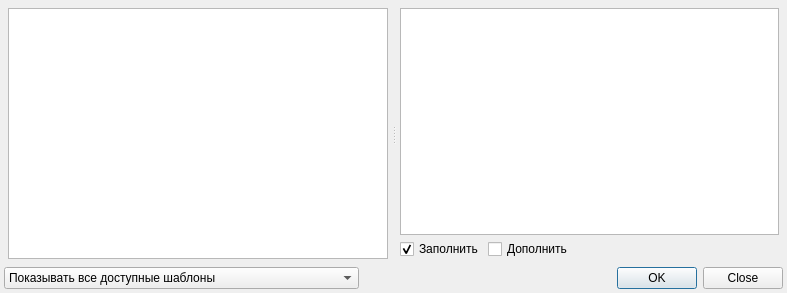
<?xml version="1.0" encoding="UTF-8"?>
<ui version="4.0">
 <class>ActionTemplateSelectDialog</class>
 <widget class="QDialog" name="ActionTemplateSelectDialog">
  <property name="geometry">
   <rect>
    <x>0</x>
    <y>0</y>
    <width>787</width>
    <height>293</height>
   </rect>
  </property>
  <property name="windowTitle">
   <string>Загрузка шаблона действия</string>
  </property>
  <property name="sizeGripEnabled">
   <bool>false</bool>
  </property>
  <layout class="QGridLayout" name="gridLayout_2">
   <item row="0" column="0" colspan="2">
    <widget class="QSplitter" name="splitter_2">
     <property name="orientation">
      <enum>Qt::Horizontal</enum>
     </property>
     <widget class="QWidget" name="pnlTreeItems" native="true">
      <layout class="QHBoxLayout" name="horizontalLayout">
       <item>
        <widget class="CTreeView" name="treeItems">
         <property name="autoScroll">
          <bool>true</bool>
         </property>
         <property name="editTriggers">
          <set>QAbstractItemView::NoEditTriggers</set>
         </property>
        </widget>
       </item>
      </layout>
     </widget>
     <widget class="QWidget" name="pnlItems" native="true">
      <layout class="QGridLayout" name="gridLayout">
       <item row="1" column="1">
        <widget class="QCheckBox" name="chkAddProperties">
         <property name="text">
          <string>Дополнить</string>
         </property>
        </widget>
       </item>
       <item row="1" column="0">
        <widget class="QCheckBox" name="chkFillProperties">
         <property name="text">
          <string>Заполнить</string>
         </property>
         <property name="checked">
          <bool>true</bool>
         </property>
        </widget>
       </item>
       <item row="1" column="2">
        <spacer name="horizontalSpacer">
         <property name="orientation">
          <enum>Qt::Horizontal</enum>
         </property>
         <property name="sizeHint" stdset="0">
          <size>
           <width>40</width>
           <height>20</height>
          </size>
         </property>
        </spacer>
       </item>
       <item row="0" column="0" colspan="3">
        <widget class="QSplitter" name="splitter">
         <property name="orientation">
          <enum>Qt::Vertical</enum>
         </property>
         <widget class="CTableView" name="tblProperties"/>
        </widget>
       </item>
      </layout>
     </widget>
    </widget>
   </item>
   <item row="1" column="0">
    <widget class="QComboBox" name="cmbShowTypeFilter">
     <item>
      <property name="text">
       <string>Показывать все доступные шаблоны</string>
      </property>
     </item>
     <item>
      <property name="text">
       <string>Показывать шаблоны текущего пользователя</string>
      </property>
     </item>
     <item>
      <property name="text">
       <string>Показывать шаблоны со СНИЛС текущего пользователя</string>
      </property>
     </item>
    </widget>
   </item>
   <item row="1" column="1">
    <widget class="QDialogButtonBox" name="buttonBox">
     <property name="orientation">
      <enum>Qt::Horizontal</enum>
     </property>
     <property name="standardButtons">
      <set>QDialogButtonBox::Close|QDialogButtonBox::Ok</set>
     </property>
     <property name="centerButtons">
      <bool>false</bool>
     </property>
    </widget>
   </item>
  </layout>
 </widget>
 <layoutdefault spacing="4" margin="4"/>
 <customwidgets>
  <customwidget>
   <class>CTableView</class>
   <extends>QTableView</extends>
   <header>library/TableView.h</header>
  </customwidget>
  <customwidget>
   <class>CTreeView</class>
   <extends>QTreeView</extends>
   <header>library/TreeView.h</header>
  </customwidget>
 </customwidgets>
 <tabstops>
  <tabstop>buttonBox</tabstop>
 </tabstops>
 <resources/>
 <connections>
  <connection>
   <sender>buttonBox</sender>
   <signal>accepted()</signal>
   <receiver>ActionTemplateSelectDialog</receiver>
   <slot>accept()</slot>
   <hints>
    <hint type="sourcelabel">
     <x>614</x>
     <y>283</y>
    </hint>
    <hint type="destinationlabel">
     <x>94</x>
     <y>292</y>
    </hint>
   </hints>
  </connection>
  <connection>
   <sender>buttonBox</sender>
   <signal>rejected()</signal>
   <receiver>ActionTemplateSelectDialog</receiver>
   <slot>reject()</slot>
   <hints>
    <hint type="sourcelabel">
     <x>668</x>
     <y>283</y>
    </hint>
    <hint type="destinationlabel">
     <x>404</x>
     <y>292</y>
    </hint>
   </hints>
  </connection>
 </connections>
</ui>
